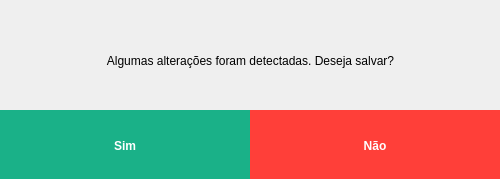
<?xml version="1.0" encoding="UTF-8"?>
<ui version="4.0">
 <class>Dialog</class>
 <widget class="QDialog" name="Dialog">
  <property name="windowModality">
   <enum>Qt::ApplicationModal</enum>
  </property>
  <property name="geometry">
   <rect>
    <x>0</x>
    <y>0</y>
    <width>500</width>
    <height>179</height>
   </rect>
  </property>
  <property name="windowTitle">
   <string>Alerta</string>
  </property>
  <property name="styleSheet">
   <string notr="true">QDialog {
    border: none;
    border-radius: 50px;
}</string>
  </property>
  <widget class="QPushButton" name="sim">
   <property name="geometry">
    <rect>
     <x>0</x>
     <y>110</y>
     <width>250</width>
     <height>71</height>
    </rect>
   </property>
   <property name="font">
    <font>
     <weight>75</weight>
     <bold>true</bold>
    </font>
   </property>
   <property name="styleSheet">
    <string notr="true">QPushButton {
    border: none;
    border-radius: 0px;
    background-color:  #1ab188;
    min-width: 80px;
    font-weight:600;
	text-transform:uppercase;
    color:#ffffff;
}</string>
   </property>
   <property name="text">
    <string>Sim</string>
   </property>
  </widget>
  <widget class="QPushButton" name="nao">
   <property name="geometry">
    <rect>
     <x>250</x>
     <y>110</y>
     <width>250</width>
     <height>71</height>
    </rect>
   </property>
   <property name="styleSheet">
    <string notr="true">QPushButton {
    border: none;
    border-radius: 0px;
    background-color:  rgb(255, 63, 57);
    min-width: 80px;
    font-weight:600;
	text-transform:uppercase;
    color:#ffffff;
}</string>
   </property>
   <property name="text">
    <string>Não</string>
   </property>
  </widget>
  <widget class="QLabel" name="Texto">
   <property name="geometry">
    <rect>
     <x>0</x>
     <y>30</y>
     <width>501</width>
     <height>61</height>
    </rect>
   </property>
   <property name="sizePolicy">
    <sizepolicy hsizetype="Maximum" vsizetype="Maximum">
     <horstretch>0</horstretch>
     <verstretch>0</verstretch>
    </sizepolicy>
   </property>
   <property name="layoutDirection">
    <enum>Qt::LeftToRight</enum>
   </property>
   <property name="styleSheet">
    <string notr="true">font: 63 13pt &quot;Yu Gothic UI Semibold&quot;;</string>
   </property>
   <property name="text">
    <string>Algumas alterações foram detectadas. Deseja salvar?</string>
   </property>
   <property name="alignment">
    <set>Qt::AlignCenter</set>
   </property>
   <property name="margin">
    <number>20</number>
   </property>
   <property name="buddy">
    <cstring>QDialog {
    border: none;
    border-radius: 0px;
}</cstring>
   </property>
  </widget>
 </widget>
 <resources/>
 <connections/>
</ui>
